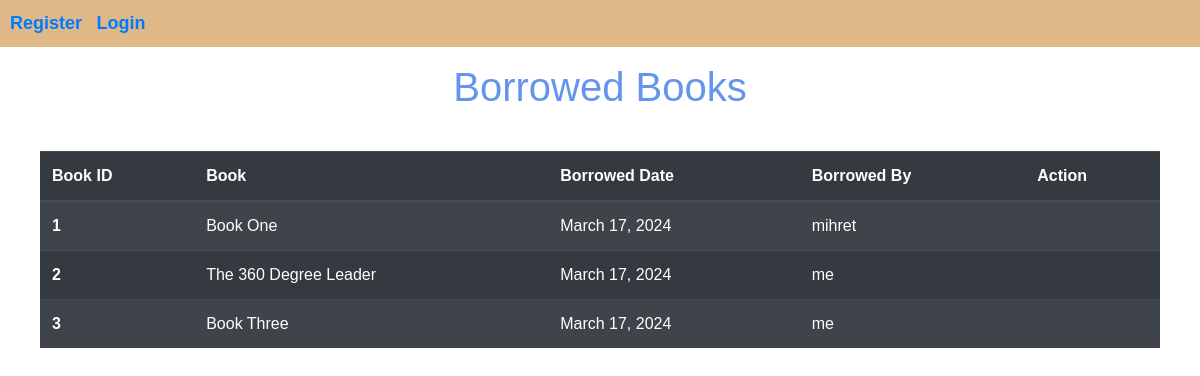
Page /books/Borrowed on the earlier database version.
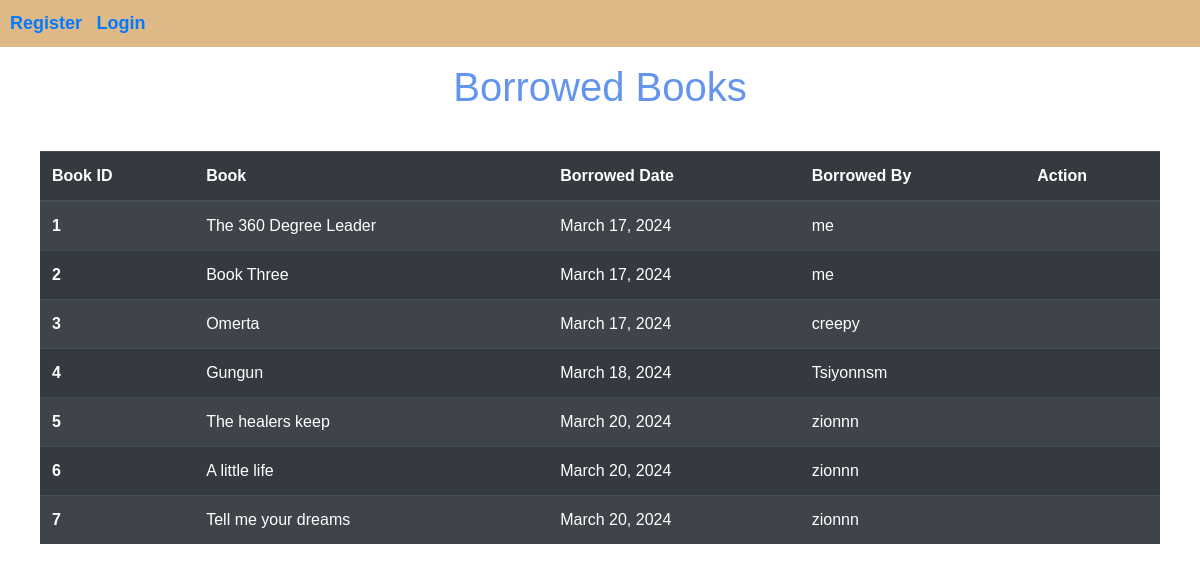
Same page on the later database version.
### borrowingmanagement/models.py (models this page shows)
class BorrowedBook(models.Model):
    user = models.ForeignKey(User, on_delete=models.CASCADE)
    book = models.ForeignKey(Book, on_delete=models.CASCADE)
    borrow_date = models.DateField(auto_now_add=True)
    return_date = models.DateField(null=True, blank=True)
    def __str__(self):
        return f"{self.user.username} borrowed {self.book.title}"

### bookmanagement/models.py (models this page shows, shortened)
class Book(models.Model):
    title = models.CharField(max_length=100)
    author = models.CharField(max_length=100)
    genre = models.CharField(max_length=50)
    book_file=models.FileField(upload_to='books_pdfs', default= "")
    book_cover=models.ImageField(upload_to='library_manage/books_image', default = "")
    ratings=models.DecimalField(max_digits=3, decimal_places=1, default = 2)
    status_choices = [
        ('available', 'Available'),
        ('borrowed', 'Borrowed'),
    ]
    status = models.CharField(max_length=20, choices=status_choices, default='available')
    def __str__(self):
        return self.title

### account/models.py (models this page shows)
class User(AbstractUser):
    is_admin=models.BooleanField('Is admin', default=False)
    is_student=models.BooleanField('Is student', default=False)
    is_super_admin=models.BooleanField('Is super admin', default=False)
    email=models.EmailField(unique=True)
    username=models.CharField(max_length=150, unique=True)
    books_borrowed=models.PositiveIntegerField(null=True, default = 0)
    is_banned=models.BooleanField(default=False, null=True)
    EMAIL_FIELD = 'email'
    USERNAME_FIELD = 'username'
    REQUIRED_FIELDS = ['email']

### bookmanagement/views.py (the view)
# urls.py: path('Borrowed',borrowed, name='borrowed'),
def borrowed(request):
    books=BorrowedBook.objects.all()
    print(books)
    return render(request, 'bookmanagement/borrowedbook.html', {'books':books})

### bookmanagement/templates/bookmanagement/borrowedbook.html (shortened to what this page needs)
<!doctype html>
<html lang="en">
<head>
  <link rel="stylesheet" href="https://cdn.jsdelivr.net/npm/bootstrap@4.4.1/dist/css/bootstrap.min.css"
>
</head>
<body>
  <header>
    <nav>
      <ul>
        {% if user.is_authenticated %}
        <li><a href="{% url 'home' %}" style="text-decoration: none; font-weight: bold; font-size: 18px;">Home</a></li>
        <li><a href="booklist" style="text-decoration: none; font-weight: bold; font-size: 18px;">Book Management</a></li>
        <li><a href="AddBook" style="text-decoration: none; font-weight: bold; font-size: 18px;">Add Books</a></li>
        <li><a href="#" style="text-decoration: none; font-weight: bold; font-size: 18px;">Borrowed Books</a></li>
      </ul>
      <ul>
        <li><a href="#" style="text-decoration: none; font-weight: bold; font-size: 18px;">Admin Profile</a></li>
        <li><a href="{% url 'logout' %}" style="text-decoration: none; font-weight: bold; font-size: 18px;">Logout</a></li>
      </ul>
      {% else %}
      <ul>
        <li><a href="register" style="text-decoration: none; font-weight: bold; font-size: 18px;">Register</a></li>
        <li><a href="login" style="text-decoration: none; font-weight: bold; font-size: 18px;">Login</a></li>
      </ul>
      {% endif %}
    </nav>
  </header>
  <h1 class="mt-3" style="color: cornflowerblue; margin-bottom: 1rem; text-align: center;">Borrowed Books</h1>
  <div class="table-container">
    <table class="table table-striped table-dark">
        <table class="table table-striped table-dark">
            <thead>
              <tr>
                <th scope="col">Book ID</th>
                <th scope="col">Book</th>
                <th scope="col">Borrowed Date</th>
                <th scope="col">Borrowed By</th>
                <th scope="col">Action</th>
              </tr>
            </thead>
            <tbody>
              {% for i in books %}
                <tr>
                  <th scope="row">{{ forloop.counter }}</th>
                  <td>{{ i.book }}</td>
                  <td>{{ i.borrow_date }}</td>
                  <td>{{ i.user }}</td>
                  <td>
                  </td>
                </tr>
              {% endfor %}
            </tbody>
          </table>
    </table>
  </div>

Differences in the rows shown:
removed BorrowedBook: book "Book One", borrow_date "March 17, 2024", user "mihret"
added BorrowedBook: book "Omerta", borrow_date "March 17, 2024", user "creepy"
added BorrowedBook: book "Gungun", borrow_date "March 18, 2024", user "Tsiyonnsm"
added BorrowedBook: book "The healers keep", borrow_date "March 20, 2024", user "zionnn"
added BorrowedBook: book "A little life", borrow_date "March 20, 2024", user "zionnn"
added BorrowedBook: book "Tell me your dreams", borrow_date "March 20, 2024", user "zionnn"
